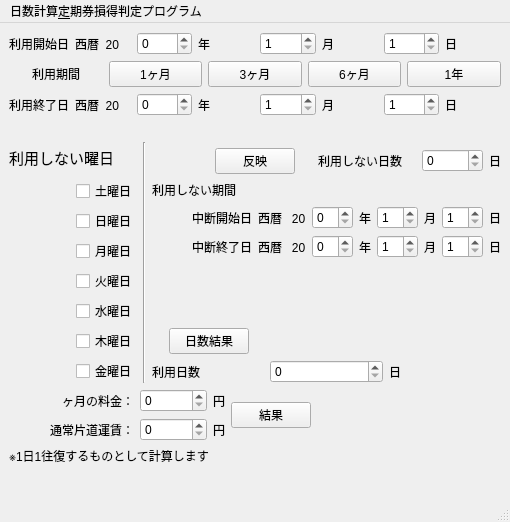
<?xml version="1.0" encoding="UTF-8"?>
<ui version="4.0">
 <class>MainWindow</class>
 <widget class="QMainWindow" name="MainWindow">
  <property name="geometry">
   <rect>
    <x>0</x>
    <y>0</y>
    <width>510</width>
    <height>522</height>
   </rect>
  </property>
  <property name="contextMenuPolicy">
   <enum>Qt::ActionsContextMenu</enum>
  </property>
  <property name="windowTitle">
   <string>MainWindow</string>
  </property>
  <widget class="QWidget" name="centralwidget">
   <layout class="QGridLayout" name="gridLayout">
    <item row="0" column="0">
     <layout class="QVBoxLayout" name="verticalLayout_4">
      <item>
       <layout class="QHBoxLayout" name="horizontalLayout_21">
        <item>
         <layout class="QHBoxLayout" name="horizontalLayout_20">
          <item>
           <layout class="QHBoxLayout" name="horizontalLayout_3">
            <item>
             <layout class="QVBoxLayout" name="verticalLayout">
              <item>
               <layout class="QHBoxLayout" name="horizontalLayout">
                <item>
                 <widget class="QLabel" name="label_5">
                  <property name="text">
                   <string>利用開始日</string>
                  </property>
                 </widget>
                </item>
                <item>
                 <widget class="QLabel" name="label_4">
                  <property name="text">
                   <string>西暦  20</string>
                  </property>
                 </widget>
                </item>
                <item>
                 <widget class="QSpinBox" name="year1"/>
                </item>
                <item>
                 <widget class="QLabel" name="label">
                  <property name="text">
                   <string>年</string>
                  </property>
                 </widget>
                </item>
                <item>
                 <widget class="QSpinBox" name="month1">
                  <property name="minimum">
                   <number>1</number>
                  </property>
                  <property name="maximum">
                   <number>12</number>
                  </property>
                 </widget>
                </item>
                <item>
                 <widget class="QLabel" name="label_2">
                  <property name="text">
                   <string>月</string>
                  </property>
                 </widget>
                </item>
                <item>
                 <widget class="QSpinBox" name="day1">
                  <property name="minimum">
                   <number>1</number>
                  </property>
                  <property name="maximum">
                   <number>31</number>
                  </property>
                 </widget>
                </item>
                <item>
                 <widget class="QLabel" name="label_3">
                  <property name="text">
                   <string>日</string>
                  </property>
                 </widget>
                </item>
               </layout>
              </item>
              <item>
               <layout class="QHBoxLayout" name="horizontalLayout_22"/>
              </item>
              <item>
               <layout class="QHBoxLayout" name="horizontalLayout_23">
                <item>
                 <widget class="QLabel" name="label_25">
                  <property name="minimumSize">
                   <size>
                    <width>87</width>
                    <height>0</height>
                   </size>
                  </property>
                  <property name="text">
                   <string>利用期間</string>
                  </property>
                  <property name="alignment">
                   <set>Qt::AlignCenter</set>
                  </property>
                 </widget>
                </item>
                <item>
                 <widget class="QPushButton" name="pushButton_1">
                  <property name="text">
                   <string>1ヶ月</string>
                  </property>
                 </widget>
                </item>
                <item>
                 <widget class="QPushButton" name="pushButton_3">
                  <property name="text">
                   <string>3ヶ月</string>
                  </property>
                 </widget>
                </item>
                <item>
                 <widget class="QPushButton" name="pushButton_6">
                  <property name="text">
                   <string>6ヶ月</string>
                  </property>
                 </widget>
                </item>
                <item>
                 <widget class="QPushButton" name="pushButton_12">
                  <property name="text">
                   <string>1年</string>
                  </property>
                 </widget>
                </item>
               </layout>
              </item>
              <item>
               <layout class="QHBoxLayout" name="horizontalLayout_2">
                <item>
                 <widget class="QLabel" name="label_6">
                  <property name="text">
                   <string>利用終了日</string>
                  </property>
                 </widget>
                </item>
                <item>
                 <widget class="QLabel" name="label_7">
                  <property name="text">
                   <string>西暦  20</string>
                  </property>
                 </widget>
                </item>
                <item>
                 <widget class="QSpinBox" name="year2"/>
                </item>
                <item>
                 <widget class="QLabel" name="label_8">
                  <property name="text">
                   <string>年</string>
                  </property>
                 </widget>
                </item>
                <item>
                 <widget class="QSpinBox" name="month2">
                  <property name="minimum">
                   <number>1</number>
                  </property>
                  <property name="maximum">
                   <number>12</number>
                  </property>
                 </widget>
                </item>
                <item>
                 <widget class="QLabel" name="label_9">
                  <property name="text">
                   <string>月</string>
                  </property>
                 </widget>
                </item>
                <item>
                 <widget class="QSpinBox" name="day2">
                  <property name="minimum">
                   <number>1</number>
                  </property>
                  <property name="maximum">
                   <number>31</number>
                  </property>
                 </widget>
                </item>
                <item>
                 <widget class="QLabel" name="label_10">
                  <property name="text">
                   <string>日</string>
                  </property>
                 </widget>
                </item>
               </layout>
              </item>
             </layout>
            </item>
           </layout>
          </item>
         </layout>
        </item>
       </layout>
      </item>
      <item>
       <spacer name="horizontalSpacer_14">
        <property name="orientation">
         <enum>Qt::Horizontal</enum>
        </property>
        <property name="sizeHint" stdset="0">
         <size>
          <width>40</width>
          <height>20</height>
         </size>
        </property>
       </spacer>
      </item>
      <item>
       <layout class="QHBoxLayout" name="horizontalLayout_7">
        <item>
         <layout class="QVBoxLayout" name="verticalLayout_3">
          <item>
           <widget class="QLabel" name="label_13">
            <property name="font">
             <font>
              <pointsize>11</pointsize>
             </font>
            </property>
            <property name="text">
             <string>利用しない曜日</string>
            </property>
           </widget>
          </item>
          <item>
           <layout class="QHBoxLayout" name="horizontalLayout_9">
            <item>
             <spacer name="horizontalSpacer">
              <property name="orientation">
               <enum>Qt::Horizontal</enum>
              </property>
              <property name="sizeHint" stdset="0">
               <size>
                <width>17</width>
                <height>20</height>
               </size>
              </property>
             </spacer>
            </item>
            <item>
             <widget class="QCheckBox" name="checkBox_Saturday">
              <property name="text">
               <string>土曜日</string>
              </property>
             </widget>
            </item>
           </layout>
          </item>
          <item>
           <layout class="QHBoxLayout" name="horizontalLayout_10">
            <item>
             <spacer name="horizontalSpacer_3">
              <property name="orientation">
               <enum>Qt::Horizontal</enum>
              </property>
              <property name="sizeHint" stdset="0">
               <size>
                <width>17</width>
                <height>20</height>
               </size>
              </property>
             </spacer>
            </item>
            <item>
             <widget class="QCheckBox" name="checkBox_Sunday">
              <property name="text">
               <string>日曜日</string>
              </property>
             </widget>
            </item>
           </layout>
          </item>
          <item>
           <layout class="QHBoxLayout" name="horizontalLayout_11">
            <item>
             <spacer name="horizontalSpacer_2">
              <property name="orientation">
               <enum>Qt::Horizontal</enum>
              </property>
              <property name="sizeHint" stdset="0">
               <size>
                <width>17</width>
                <height>20</height>
               </size>
              </property>
             </spacer>
            </item>
            <item>
             <widget class="QCheckBox" name="checkBox_Monday">
              <property name="text">
               <string>月曜日</string>
              </property>
             </widget>
            </item>
           </layout>
          </item>
          <item>
           <layout class="QHBoxLayout" name="horizontalLayout_12">
            <item>
             <spacer name="horizontalSpacer_5">
              <property name="orientation">
               <enum>Qt::Horizontal</enum>
              </property>
              <property name="sizeHint" stdset="0">
               <size>
                <width>17</width>
                <height>20</height>
               </size>
              </property>
             </spacer>
            </item>
            <item>
             <widget class="QCheckBox" name="checkBox_Tuesday">
              <property name="text">
               <string>火曜日</string>
              </property>
             </widget>
            </item>
           </layout>
          </item>
          <item>
           <layout class="QHBoxLayout" name="horizontalLayout_13">
            <item>
             <spacer name="horizontalSpacer_4">
              <property name="orientation">
               <enum>Qt::Horizontal</enum>
              </property>
              <property name="sizeHint" stdset="0">
               <size>
                <width>17</width>
                <height>20</height>
               </size>
              </property>
             </spacer>
            </item>
            <item>
             <widget class="QCheckBox" name="checkBox_Wednesday">
              <property name="text">
               <string>水曜日</string>
              </property>
             </widget>
            </item>
           </layout>
          </item>
          <item>
           <layout class="QHBoxLayout" name="horizontalLayout_14">
            <item>
             <spacer name="horizontalSpacer_6">
              <property name="orientation">
               <enum>Qt::Horizontal</enum>
              </property>
              <property name="sizeHint" stdset="0">
               <size>
                <width>17</width>
                <height>20</height>
               </size>
              </property>
             </spacer>
            </item>
            <item>
             <widget class="QCheckBox" name="checkBox_Thursday">
              <property name="text">
               <string>木曜日</string>
              </property>
             </widget>
            </item>
           </layout>
          </item>
          <item>
           <layout class="QHBoxLayout" name="horizontalLayout_15">
            <item>
             <spacer name="horizontalSpacer_7">
              <property name="orientation">
               <enum>Qt::Horizontal</enum>
              </property>
              <property name="sizeHint" stdset="0">
               <size>
                <width>17</width>
                <height>20</height>
               </size>
              </property>
             </spacer>
            </item>
            <item>
             <widget class="QCheckBox" name="checkBox_Friday">
              <property name="text">
               <string>金曜日</string>
              </property>
             </widget>
            </item>
           </layout>
          </item>
         </layout>
        </item>
        <item>
         <widget class="Line" name="line_2">
          <property name="orientation">
           <enum>Qt::Vertical</enum>
          </property>
         </widget>
        </item>
        <item>
         <layout class="QVBoxLayout" name="verticalLayout_2">
          <item>
           <widget class="Line" name="line">
            <property name="sizePolicy">
             <sizepolicy hsizetype="Fixed" vsizetype="Minimum">
              <horstretch>5</horstretch>
              <verstretch>0</verstretch>
             </sizepolicy>
            </property>
            <property name="font">
             <font>
              <pointsize>14</pointsize>
             </font>
            </property>
            <property name="orientation">
             <enum>Qt::Vertical</enum>
            </property>
           </widget>
          </item>
          <item>
           <layout class="QHBoxLayout" name="horizontalLayout_17">
            <item>
             <spacer name="horizontalSpacer_9">
              <property name="orientation">
               <enum>Qt::Horizontal</enum>
              </property>
              <property name="sizeHint" stdset="0">
               <size>
                <width>40</width>
                <height>20</height>
               </size>
              </property>
             </spacer>
            </item>
            <item>
             <widget class="QPushButton" name="pushButton_Restday">
              <property name="text">
               <string>反映</string>
              </property>
             </widget>
            </item>
            <item>
             <widget class="QLabel" name="label_error1">
              <property name="font">
               <font>
                <pointsize>14</pointsize>
               </font>
              </property>
              <property name="text">
               <string/>
              </property>
             </widget>
            </item>
            <item>
             <layout class="QHBoxLayout" name="horizontalLayout_8">
              <item>
               <widget class="QLabel" name="label_26">
                <property name="text">
                 <string>利用しない日数    </string>
                </property>
               </widget>
              </item>
              <item>
               <widget class="QSpinBox" name="daysStop">
                <property name="maximum">
                 <number>99999</number>
                </property>
               </widget>
              </item>
              <item>
               <widget class="QLabel" name="label_27">
                <property name="text">
                 <string>日</string>
                </property>
               </widget>
              </item>
             </layout>
            </item>
           </layout>
          </item>
          <item>
           <layout class="QHBoxLayout" name="horizontalLayout_16">
            <item>
             <widget class="QLabel" name="label_24">
              <property name="text">
               <string>利用しない期間</string>
              </property>
             </widget>
            </item>
            <item>
             <spacer name="horizontalSpacer_8">
              <property name="orientation">
               <enum>Qt::Horizontal</enum>
              </property>
              <property name="sizeHint" stdset="0">
               <size>
                <width>40</width>
                <height>20</height>
               </size>
              </property>
             </spacer>
            </item>
           </layout>
          </item>
          <item>
           <layout class="QHBoxLayout" name="horizontalLayout_6">
            <item>
             <spacer name="horizontalSpacer_11">
              <property name="orientation">
               <enum>Qt::Horizontal</enum>
              </property>
              <property name="sizeHint" stdset="0">
               <size>
                <width>40</width>
                <height>20</height>
               </size>
              </property>
             </spacer>
            </item>
            <item>
             <widget class="QLabel" name="label_14">
              <property name="text">
               <string>中断開始日</string>
              </property>
             </widget>
            </item>
            <item>
             <widget class="QLabel" name="label_15">
              <property name="text">
               <string>西暦   20</string>
              </property>
             </widget>
            </item>
            <item>
             <widget class="QSpinBox" name="year1_2"/>
            </item>
            <item>
             <widget class="QLabel" name="label_16">
              <property name="text">
               <string>年</string>
              </property>
             </widget>
            </item>
            <item>
             <widget class="QSpinBox" name="month1_2">
              <property name="minimum">
               <number>1</number>
              </property>
              <property name="maximum">
               <number>12</number>
              </property>
             </widget>
            </item>
            <item>
             <widget class="QLabel" name="label_17">
              <property name="text">
               <string>月</string>
              </property>
             </widget>
            </item>
            <item>
             <widget class="QSpinBox" name="day1_2">
              <property name="minimum">
               <number>1</number>
              </property>
             </widget>
            </item>
            <item>
             <widget class="QLabel" name="label_18">
              <property name="text">
               <string>日</string>
              </property>
             </widget>
            </item>
           </layout>
          </item>
          <item>
           <layout class="QHBoxLayout" name="horizontalLayout_5">
            <item>
             <spacer name="horizontalSpacer_12">
              <property name="orientation">
               <enum>Qt::Horizontal</enum>
              </property>
              <property name="sizeHint" stdset="0">
               <size>
                <width>40</width>
                <height>20</height>
               </size>
              </property>
             </spacer>
            </item>
            <item>
             <widget class="QLabel" name="label_19">
              <property name="text">
               <string>中断終了日</string>
              </property>
             </widget>
            </item>
            <item>
             <widget class="QLabel" name="label_32">
              <property name="text">
               <string>西暦   20</string>
              </property>
             </widget>
            </item>
            <item>
             <widget class="QSpinBox" name="year2_2"/>
            </item>
            <item>
             <widget class="QLabel" name="label_21">
              <property name="text">
               <string>年</string>
              </property>
             </widget>
            </item>
            <item>
             <widget class="QSpinBox" name="month2_2">
              <property name="minimum">
               <number>1</number>
              </property>
              <property name="maximum">
               <number>12</number>
              </property>
             </widget>
            </item>
            <item>
             <widget class="QLabel" name="label_22">
              <property name="text">
               <string>月</string>
              </property>
             </widget>
            </item>
            <item>
             <widget class="QSpinBox" name="day2_2">
              <property name="minimum">
               <number>1</number>
              </property>
              <property name="maximum">
               <number>31</number>
              </property>
             </widget>
            </item>
            <item>
             <widget class="QLabel" name="label_23">
              <property name="text">
               <string>日</string>
              </property>
             </widget>
            </item>
           </layout>
          </item>
          <item>
           <spacer name="verticalSpacer">
            <property name="orientation">
             <enum>Qt::Vertical</enum>
            </property>
            <property name="sizeHint" stdset="0">
             <size>
              <width>20</width>
              <height>13</height>
             </size>
            </property>
           </spacer>
          </item>
          <item>
           <layout class="QVBoxLayout" name="verticalLayout_6">
            <item>
             <layout class="QHBoxLayout" name="horizontalLayout_18">
              <item>
               <widget class="QLabel" name="label_error2">
                <property name="font">
                 <font>
                  <pointsize>14</pointsize>
                 </font>
                </property>
                <property name="text">
                 <string/>
                </property>
               </widget>
              </item>
              <item>
               <widget class="QPushButton" name="Button_Result">
                <property name="text">
                 <string>日数結果</string>
                </property>
               </widget>
              </item>
              <item>
               <spacer name="horizontalSpacer_13">
                <property name="orientation">
                 <enum>Qt::Horizontal</enum>
                </property>
                <property name="sizeHint" stdset="0">
                 <size>
                  <width>40</width>
                  <height>20</height>
                 </size>
                </property>
               </spacer>
              </item>
             </layout>
            </item>
            <item>
             <layout class="QHBoxLayout" name="horizontalLayout_4">
              <item>
               <widget class="QLabel" name="label_11">
                <property name="text">
                 <string>利用日数</string>
                </property>
               </widget>
              </item>
              <item>
               <widget class="QSpinBox" name="daysResult">
                <property name="maximum">
                 <number>999999</number>
                </property>
               </widget>
              </item>
              <item>
               <widget class="QLabel" name="label_12">
                <property name="text">
                 <string>日</string>
                </property>
               </widget>
              </item>
             </layout>
            </item>
           </layout>
          </item>
         </layout>
        </item>
       </layout>
      </item>
      <item>
       <layout class="QHBoxLayout" name="horizontalLayout_27">
        <item>
         <layout class="QVBoxLayout" name="verticalLayout_9">
          <item>
           <layout class="QHBoxLayout" name="horizontalLayout_24">
            <item>
             <spacer name="horizontalSpacer_15">
              <property name="orientation">
               <enum>Qt::Horizontal</enum>
              </property>
              <property name="sizeHint" stdset="0">
               <size>
                <width>40</width>
                <height>20</height>
               </size>
              </property>
             </spacer>
            </item>
            <item>
             <widget class="QLabel" name="label_month">
              <property name="text">
               <string/>
              </property>
             </widget>
            </item>
            <item>
             <widget class="QLabel" name="label_28">
              <property name="text">
               <string>ヶ月の料金：</string>
              </property>
             </widget>
            </item>
            <item>
             <widget class="QSpinBox" name="fare">
              <property name="maximum">
               <number>99999999</number>
              </property>
             </widget>
            </item>
            <item>
             <widget class="QLabel" name="label_30">
              <property name="text">
               <string>円</string>
              </property>
             </widget>
            </item>
           </layout>
          </item>
          <item>
           <layout class="QHBoxLayout" name="horizontalLayout_25">
            <item>
             <spacer name="horizontalSpacer_10">
              <property name="orientation">
               <enum>Qt::Horizontal</enum>
              </property>
              <property name="sizeHint" stdset="0">
               <size>
                <width>40</width>
                <height>20</height>
               </size>
              </property>
             </spacer>
            </item>
            <item>
             <widget class="QLabel" name="label_29">
              <property name="text">
               <string>通常片道運賃：</string>
              </property>
             </widget>
            </item>
            <item>
             <widget class="QSpinBox" name="fare1">
              <property name="maximum">
               <number>999999999</number>
              </property>
             </widget>
            </item>
            <item>
             <widget class="QLabel" name="label_31">
              <property name="text">
               <string>円</string>
              </property>
             </widget>
            </item>
           </layout>
          </item>
         </layout>
        </item>
        <item>
         <widget class="QPushButton" name="pushButton_finalresult">
          <property name="text">
           <string>結果</string>
          </property>
         </widget>
        </item>
        <item>
         <spacer name="horizontalSpacer_16">
          <property name="orientation">
           <enum>Qt::Horizontal</enum>
          </property>
          <property name="sizeHint" stdset="0">
           <size>
            <width>40</width>
            <height>20</height>
           </size>
          </property>
         </spacer>
        </item>
       </layout>
      </item>
      <item>
       <widget class="QLabel" name="label_20">
        <property name="text">
         <string>※1日1往復するものとして計算します</string>
        </property>
       </widget>
      </item>
      <item>
       <layout class="QHBoxLayout" name="horizontalLayout_26">
        <item>
         <spacer name="horizontalSpacer_17">
          <property name="orientation">
           <enum>Qt::Horizontal</enum>
          </property>
          <property name="sizeHint" stdset="0">
           <size>
            <width>40</width>
            <height>20</height>
           </size>
          </property>
         </spacer>
        </item>
        <item>
         <widget class="QLabel" name="label_finalresult1">
          <property name="font">
           <font>
            <pointsize>12</pointsize>
           </font>
          </property>
          <property name="text">
           <string/>
          </property>
          <property name="alignment">
           <set>Qt::AlignCenter</set>
          </property>
         </widget>
        </item>
        <item>
         <widget class="QLabel" name="label_finalresult2">
          <property name="text">
           <string/>
          </property>
         </widget>
        </item>
        <item>
         <widget class="QLabel" name="label_finalresult3">
          <property name="text">
           <string/>
          </property>
         </widget>
        </item>
        <item>
         <spacer name="horizontalSpacer_18">
          <property name="orientation">
           <enum>Qt::Horizontal</enum>
          </property>
          <property name="sizeHint" stdset="0">
           <size>
            <width>40</width>
            <height>20</height>
           </size>
          </property>
         </spacer>
        </item>
       </layout>
      </item>
     </layout>
    </item>
   </layout>
  </widget>
  <widget class="QMenuBar" name="menubar">
   <property name="geometry">
    <rect>
     <x>0</x>
     <y>0</y>
     <width>510</width>
     <height>21</height>
    </rect>
   </property>
   <widget class="QMenu" name="menu">
    <property name="title">
     <string>日数計算&amp;定期券損得判定プログラム</string>
    </property>
   </widget>
   <addaction name="menu"/>
  </widget>
  <widget class="QStatusBar" name="statusbar"/>
 </widget>
 <resources/>
 <connections/>
</ui>
